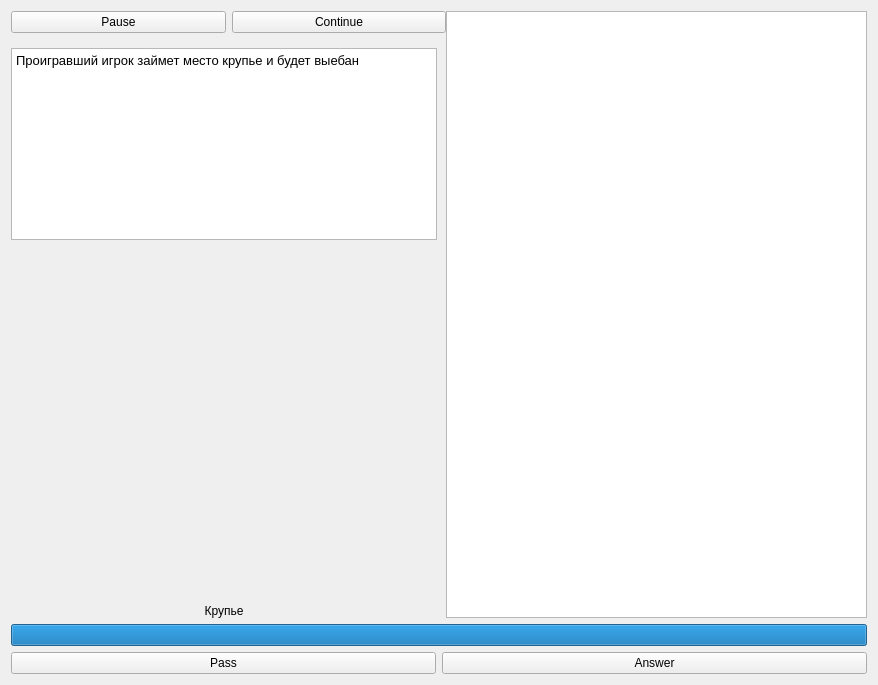
<?xml version="1.0" encoding="UTF-8"?>
<ui version="4.0">
 <class>GameScreen</class>
 <widget class="QWidget" name="GameScreen">
  <property name="geometry">
   <rect>
    <x>0</x>
    <y>0</y>
    <width>878</width>
    <height>685</height>
   </rect>
  </property>
  <property name="windowTitle">
   <string>Form</string>
  </property>
  <layout class="QVBoxLayout" name="verticalLayout">
   <item>
    <widget class="QSplitter" name="splitter">
     <property name="sizePolicy">
      <sizepolicy hsizetype="Expanding" vsizetype="MinimumExpanding">
       <horstretch>0</horstretch>
       <verstretch>0</verstretch>
      </sizepolicy>
     </property>
     <property name="orientation">
      <enum>Qt::Orientation::Horizontal</enum>
     </property>
     <property name="handleWidth">
      <number>0</number>
     </property>
     <widget class="QWidget" name="verticalLayoutWidget">
      <layout class="QVBoxLayout" name="JudgeLayout" stretch="0,1,1">
       <item>
        <layout class="QHBoxLayout" name="controls" stretch="0,0">
         <item>
          <widget class="QPushButton" name="pushButton_3">
           <property name="text">
            <string>Pause</string>
           </property>
          </widget>
         </item>
         <item>
          <widget class="QPushButton" name="pushButton_5">
           <property name="text">
            <string>Continue</string>
           </property>
          </widget>
         </item>
        </layout>
       </item>
       <item>
        <widget class="QWidget" name="crupie_text" native="true">
         <property name="sizePolicy">
          <sizepolicy hsizetype="Preferred" vsizetype="Maximum">
           <horstretch>0</horstretch>
           <verstretch>0</verstretch>
          </sizepolicy>
         </property>
         <layout class="QHBoxLayout" name="horizontalLayout_3">
          <property name="leftMargin">
           <number>0</number>
          </property>
          <item>
           <widget class="QTextBrowser" name="textBrowser">
            <property name="sizePolicy">
             <sizepolicy hsizetype="Expanding" vsizetype="Maximum">
              <horstretch>0</horstretch>
              <verstretch>0</verstretch>
             </sizepolicy>
            </property>
            <property name="html">
             <string>&lt;!DOCTYPE HTML PUBLIC &quot;-//W3C//DTD HTML 4.0//EN&quot; &quot;http://www.w3.org/TR/REC-html40/strict.dtd&quot;&gt;
&lt;html&gt;&lt;head&gt;&lt;meta name=&quot;qrichtext&quot; content=&quot;1&quot; /&gt;&lt;meta charset=&quot;utf-8&quot; /&gt;&lt;style type=&quot;text/css&quot;&gt;
p, li { white-space: pre-wrap; }
hr { height: 1px; border-width: 0; }
li.unchecked::marker { content: &quot;\2610&quot;; }
li.checked::marker { content: &quot;\2612&quot;; }
&lt;/style&gt;&lt;/head&gt;&lt;body style=&quot; font-family:'JetBrains Mono'; font-size:10pt; font-weight:400; font-style:normal;&quot;&gt;
&lt;p style=&quot; margin-top:0px; margin-bottom:0px; margin-left:0px; margin-right:0px; -qt-block-indent:0; text-indent:0px;&quot;&gt;Проигравший игрок займет место крупье и будет выебан&lt;/p&gt;
&lt;p style=&quot;-qt-paragraph-type:empty; margin-top:0px; margin-bottom:0px; margin-left:0px; margin-right:0px; -qt-block-indent:0; text-indent:0px;&quot;&gt;&lt;br /&gt;&lt;/p&gt;&lt;/body&gt;&lt;/html&gt;</string>
            </property>
           </widget>
          </item>
         </layout>
        </widget>
       </item>
       <item>
        <layout class="QVBoxLayout" name="verticalLayout_2">
         <property name="rightMargin">
          <number>9</number>
         </property>
         <item>
          <widget class="QLabel" name="crupie_photo">
           <property name="text">
            <string/>
           </property>
           <property name="scaledContents">
            <bool>true</bool>
           </property>
          </widget>
         </item>
         <item>
          <widget class="QLabel" name="label">
           <property name="sizePolicy">
            <sizepolicy hsizetype="Preferred" vsizetype="Maximum">
             <horstretch>0</horstretch>
             <verstretch>0</verstretch>
            </sizepolicy>
           </property>
           <property name="text">
            <string>Крупье</string>
           </property>
           <property name="alignment">
            <set>Qt::AlignmentFlag::AlignCenter</set>
           </property>
          </widget>
         </item>
        </layout>
       </item>
      </layout>
     </widget>
     <widget class="QStackedWidget" name="gameContentStack">
      <property name="currentIndex">
       <number>0</number>
      </property>
      <widget class="QWidget" name="boardPage">
       <layout class="QVBoxLayout" name="boardPageLayout">
        <property name="leftMargin">
         <number>0</number>
        </property>
        <property name="topMargin">
         <number>0</number>
        </property>
        <property name="rightMargin">
         <number>0</number>
        </property>
        <property name="bottomMargin">
         <number>0</number>
        </property>
        <item>
         <widget class="QTableWidget" name="tableWidget">
          <property name="sizePolicy">
           <sizepolicy hsizetype="Expanding" vsizetype="Expanding">
            <horstretch>0</horstretch>
            <verstretch>0</verstretch>
           </sizepolicy>
          </property>
         </widget>
        </item>
       </layout>
      </widget>
      <widget class="QWidget" name="questionPage">
       <layout class="QVBoxLayout" name="questionPageLayout">
        <property name="leftMargin">
         <number>0</number>
        </property>
        <property name="topMargin">
         <number>0</number>
        </property>
        <property name="rightMargin">
         <number>0</number>
        </property>
        <property name="bottomMargin">
         <number>0</number>
        </property>
        <item>
         <widget class="QFrame" name="questionFrame">
          <property name="frameShape">
           <enum>QFrame::Shape::StyledPanel</enum>
          </property>
          <layout class="QVBoxLayout" name="questionFrameLayout">
           <item>
            <widget class="QLabel" name="questionTextLabel">
             <property name="sizePolicy">
              <sizepolicy hsizetype="Expanding" vsizetype="Expanding">
               <horstretch>0</horstretch>
               <verstretch>0</verstretch>
              </sizepolicy>
             </property>
             <property name="font">
              <font>
               <pointsize>24</pointsize>
              </font>
             </property>
             <property name="text">
              <string/>
             </property>
             <property name="alignment">
              <set>Qt::AlignmentFlag::AlignCenter</set>
             </property>
             <property name="wordWrap">
              <bool>true</bool>
             </property>
            </widget>
           </item>
           <item>
            <widget class="QWidget" name="answerOptionsContainer" native="true">
             <property name="sizePolicy">
              <sizepolicy hsizetype="Ignored" vsizetype="Expanding">
               <horstretch>0</horstretch>
               <verstretch>1</verstretch>
              </sizepolicy>
             </property>
             <widget class="QTableWidget" name="answerOptionsTable">
              <property name="geometry">
               <rect>
                <x>0</x>
                <y>0</y>
                <width>256</width>
                <height>192</height>
               </rect>
              </property>
              <property name="horizontalScrollBarPolicy">
               <enum>Qt::ScrollBarPolicy::ScrollBarAlwaysOff</enum>
              </property>
              <property name="verticalScrollBarPolicy">
               <enum>Qt::ScrollBarPolicy::ScrollBarAlwaysOff</enum>
              </property>
              <property name="selectionMode">
               <enum>QAbstractItemView::SelectionMode::NoSelection</enum>
              </property>
              <property name="wordWrap">
               <bool>true</bool>
              </property>
             </widget>
            </widget>
           </item>
           <item>
            <widget class="QLabel" name="questionMediaLabel">
             <property name="sizePolicy">
              <sizepolicy hsizetype="Ignored" vsizetype="Ignored">
               <horstretch>0</horstretch>
               <verstretch>1</verstretch>
              </sizepolicy>
             </property>
             <property name="text">
              <string/>
             </property>
             <property name="alignment">
              <set>Qt::AlignmentFlag::AlignCenter</set>
             </property>
            </widget>
           </item>
          </layout>
         </widget>
        </item>
       </layout>
      </widget>
     </widget>
    </widget>
   </item>
   <item>
    <widget class="QProgressBar" name="progressBar">
     <property name="value">
      <number>100</number>
     </property>
     <property name="textVisible">
      <bool>false</bool>
     </property>
     <property name="invertedAppearance">
      <bool>false</bool>
     </property>
    </widget>
   </item>
   <item>
    <layout class="QHBoxLayout" name="AnswerLayout">
     <item>
      <widget class="QPushButton" name="passButton">
       <property name="text">
        <string>Pass</string>
       </property>
      </widget>
     </item>
     <item>
      <widget class="QPushButton" name="AnswerBytton">
       <property name="text">
        <string>Answer</string>
       </property>
      </widget>
     </item>
    </layout>
   </item>
   <item>
    <layout class="QHBoxLayout" name="PlayersLayout"/>
   </item>
  </layout>
 </widget>
 <resources/>
 <connections/>
</ui>
